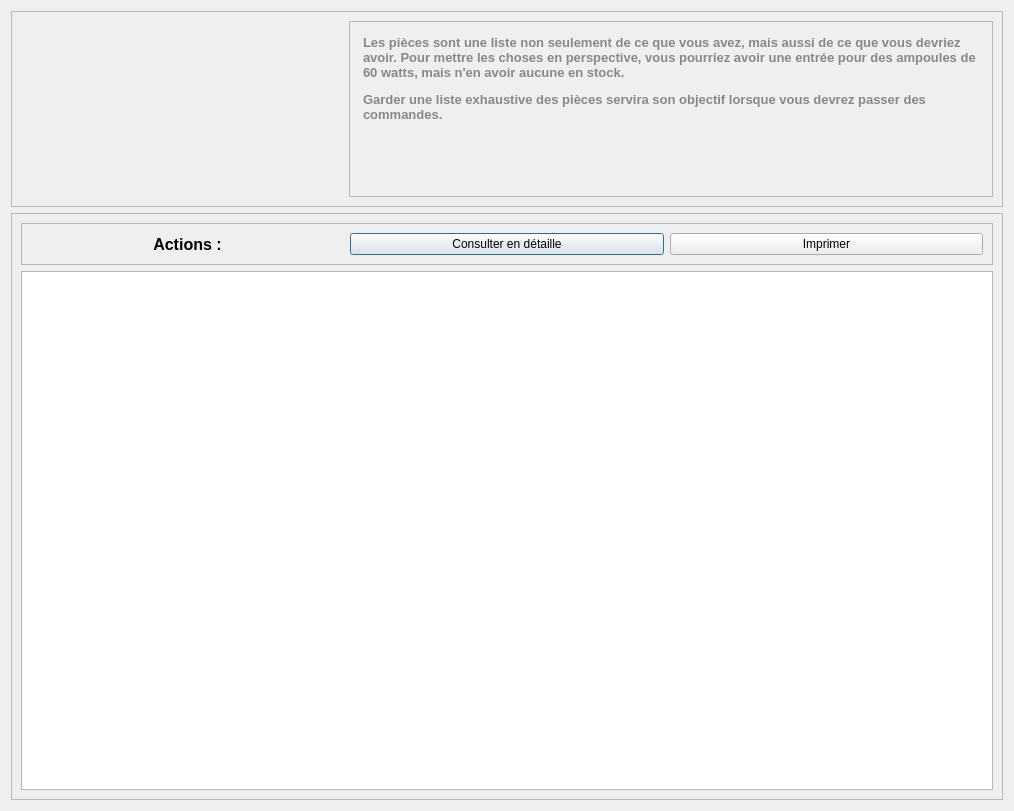
<?xml version="1.0" encoding="UTF-8"?>
<ui version="4.0">
 <class>Dialog</class>
 <widget class="QDialog" name="Dialog">
  <property name="geometry">
   <rect>
    <x>0</x>
    <y>0</y>
    <width>1014</width>
    <height>811</height>
   </rect>
  </property>
  <property name="windowTitle">
   <string>Dialog</string>
  </property>
  <layout class="QVBoxLayout" name="verticalLayout" stretch="1,3">
   <item>
    <widget class="QFrame" name="frame_2">
     <property name="frameShape">
      <enum>QFrame::StyledPanel</enum>
     </property>
     <property name="frameShadow">
      <enum>QFrame::Raised</enum>
     </property>
     <layout class="QHBoxLayout" name="horizontalLayout" stretch="1,2">
      <item>
       <widget class="QLabel" name="label_2">
        <property name="autoFillBackground">
         <bool>false</bool>
        </property>
        <property name="text">
         <string/>
        </property>
        <property name="pixmap">
         <pixmap resource="icons.qrc">:/icons/icons/request.png</pixmap>
        </property>
        <property name="alignment">
         <set>Qt::AlignCenter</set>
        </property>
        <property name="wordWrap">
         <bool>false</bool>
        </property>
        <property name="openExternalLinks">
         <bool>true</bool>
        </property>
       </widget>
      </item>
      <item>
       <widget class="QFrame" name="frame_3">
        <property name="frameShape">
         <enum>QFrame::StyledPanel</enum>
        </property>
        <property name="frameShadow">
         <enum>QFrame::Raised</enum>
        </property>
        <layout class="QVBoxLayout" name="verticalLayout_2">
         <item>
          <widget class="QTextEdit" name="textEdit">
           <property name="styleSheet">
            <string notr="true">background-color:transparent;
border : none;</string>
           </property>
           <property name="readOnly">
            <bool>true</bool>
           </property>
           <property name="html">
            <string>&lt;!DOCTYPE HTML PUBLIC &quot;-//W3C//DTD HTML 4.0//EN&quot; &quot;http://www.w3.org/TR/REC-html40/strict.dtd&quot;&gt;
&lt;html&gt;&lt;head&gt;&lt;meta name=&quot;qrichtext&quot; content=&quot;1&quot; /&gt;&lt;style type=&quot;text/css&quot;&gt;
p, li { white-space: pre-wrap; }
&lt;/style&gt;&lt;/head&gt;&lt;body style=&quot; font-family:'MS Shell Dlg 2'; font-size:8.25pt; font-weight:400; font-style:normal;&quot;&gt;
&lt;p style=&quot; margin-top:12px; margin-bottom:12px; margin-left:0px; margin-right:0px; -qt-block-indent:0; text-indent:0px;&quot;&gt;&lt;span style=&quot; font-family:'Tahoma,Calibri,Helvetica'; font-size:10pt; font-weight:600; color:#888888;&quot;&gt;Les pièces sont une liste non seulement de ce que vous avez, mais aussi de ce que vous devriez avoir. Pour mettre les choses en perspective, vous pourriez avoir une entrée pour des ampoules de 60 watts, mais n'en avoir aucune en stock.&lt;/span&gt;&lt;/p&gt;
&lt;p style=&quot; margin-top:12px; margin-bottom:12px; margin-left:0px; margin-right:0px; -qt-block-indent:0; text-indent:0px;&quot;&gt;&lt;span style=&quot; font-family:'Tahoma,Calibri,Helvetica'; font-size:10pt; font-weight:600; color:#888888;&quot;&gt;Garder une liste exhaustive des pièces servira son objectif lorsque vous devrez passer des commandes.&lt;/span&gt;&lt;/p&gt;&lt;/body&gt;&lt;/html&gt;</string>
           </property>
           <property name="textInteractionFlags">
            <set>Qt::NoTextInteraction</set>
           </property>
          </widget>
         </item>
        </layout>
       </widget>
      </item>
     </layout>
    </widget>
   </item>
   <item>
    <widget class="QFrame" name="frame">
     <property name="frameShape">
      <enum>QFrame::StyledPanel</enum>
     </property>
     <property name="frameShadow">
      <enum>QFrame::Raised</enum>
     </property>
     <layout class="QVBoxLayout" name="verticalLayout_3">
      <item>
       <widget class="QFrame" name="frame_4">
        <property name="frameShape">
         <enum>QFrame::StyledPanel</enum>
        </property>
        <property name="frameShadow">
         <enum>QFrame::Raised</enum>
        </property>
        <layout class="QHBoxLayout" name="horizontalLayout_2">
         <item>
          <widget class="QLabel" name="label">
           <property name="font">
            <font>
             <family>Arial</family>
             <pointsize>12</pointsize>
             <weight>75</weight>
             <bold>true</bold>
            </font>
           </property>
           <property name="text">
            <string>Actions :</string>
           </property>
           <property name="alignment">
            <set>Qt::AlignCenter</set>
           </property>
          </widget>
         </item>
         <item>
          <widget class="QPushButton" name="ButtonConsulter">
           <property name="cursor">
            <cursorShape>PointingHandCursor</cursorShape>
           </property>
           <property name="styleSheet">
            <string notr="true">QPushButton{
height : 20px;
background-color :#00A8E8;
}


QPushButton:hover{
	background-color: rgb(0, 92, 157);
};</string>
           </property>
           <property name="text">
            <string>Consulter en détaille</string>
           </property>
          </widget>
         </item>
         <item>
          <widget class="QPushButton" name="ButtonImprimer">
           <property name="cursor">
            <cursorShape>PointingHandCursor</cursorShape>
           </property>
           <property name="styleSheet">
            <string notr="true">QPushButton{
height : 20px;
background-color :#00A8E8;
}


QPushButton:hover{
	background-color: rgb(0, 92, 157);
};</string>
           </property>
           <property name="text">
            <string>Imprimer</string>
           </property>
          </widget>
         </item>
        </layout>
       </widget>
      </item>
      <item>
       <widget class="QTableView" name="tableViewDemandeIntervention"/>
      </item>
     </layout>
    </widget>
   </item>
  </layout>
 </widget>
 <resources>
  <include location="icons.qrc"/>
  <include location="icons.qrc"/>
 </resources>
 <connections/>
</ui>
